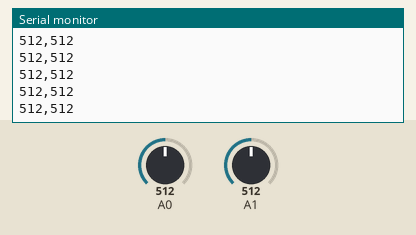
Bench run of a sketch on a simulated Arduino Uno, built with avr-gcc and run on an emulated ATmega328P. On the bench: the last lines printed to the serial monitor. The test bench sets the inputs (shaded band); at power-on: A0 = 512, A1 = 512.

Above: at 1.2 s.
1.3 s: A0 set to 987
At 2.4 s:
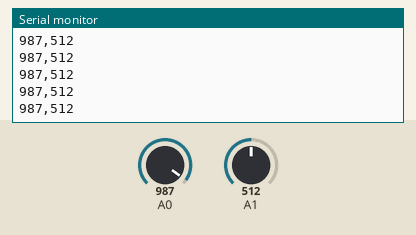
2.8 s: A0 set to 1017
At 3.9 s:
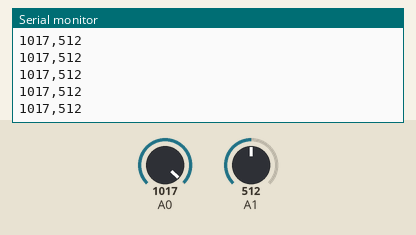
Timing chart, 0 to 5.8 s (numbered marks = the images above; inputs shaded):
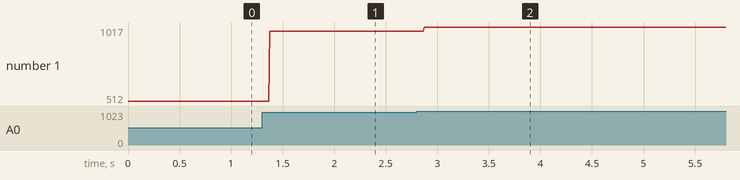

The sketch:

joystick.ino
```cpp
void setup() {
  // put your setup code here, to run once:
  Serial.begin(9600);
 //pinMode(13,OUTPUT);

}

void loop() {
  // put your main code here, to run repeatedly:
  int x = analogRead(A0);
  int y =analogRead(A1);
  Serial.print(x);
  Serial.print(",");
  Serial.println(y);
 /* if(x){
    digitalWrite(13,HIGH);
  }
 if(y){
    digitalWrite(13,LOW);
  }*/
}
```

Measured:
- after the input at 1.3 s, the serial monitor: prints a new line after 0.08 s (image 1)
- after the input at 2.8 s, the serial monitor: prints a new line after 0.07 s (image 2)
- plotted number 1: 512 → 987 after the input at 1.3 s, 987 → 1017 after the input at 2.8 s
